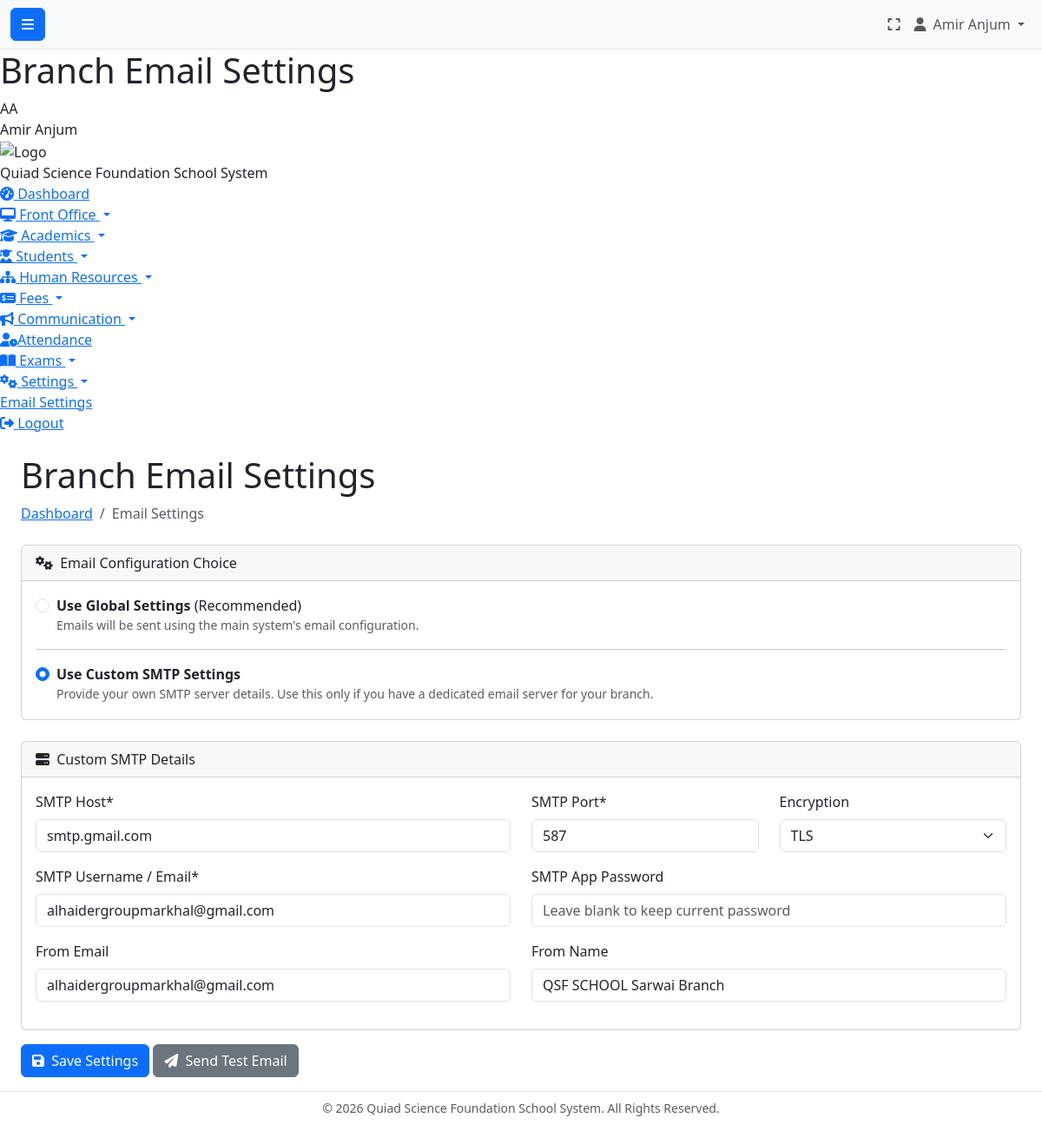
The page /branchadmin/settings/email_settings.php (signed in) on the database its author committed.
### tables this page shows
CREATE TABLE `branch_smtp_settings` (
  `id` int(11) NOT NULL,
  `branch_id` int(11) NOT NULL,
  `use_custom` tinyint(1) NOT NULL DEFAULT 0 COMMENT '0 = Use Global, 1 = Use Custom',
  `smtp_host` varchar(255) DEFAULT NULL,
  `smtp_user` varchar(255) DEFAULT NULL,
  `smtp_pass` varchar(512) DEFAULT NULL COMMENT 'Encrypted password',
  `smtp_port` int(11) DEFAULT NULL,
  `smtp_secure` varchar(10) DEFAULT NULL,
  `smtp_from_email` varchar(255) DEFAULT NULL,
  `smtp_from_name` varchar(255) DEFAULT NULL
);

### branchadmin/settings/email_settings.php (the view, shortened to what this page needs)
<?php
$page_title = "Branch Email Settings";
require_once '../../config.php';
$branch_id = $_SESSION['branch_id'];
$stmt = $db->prepare("SELECT * FROM branch_smtp_settings WHERE branch_id = ?");
$stmt->execute([$branch_id]);
$current_settings = $stmt->fetch();
require_once '../../header.php';
?>
<?php require_once ROOT_PATH . '/sidebar_branchadmin.php'; ?>
<?php require_once ROOT_PATH . '/navbar.php'; ?>
<div class="container-fluid px-4">
    <h1 class="mt-4"><?php echo $page_title; ?></h1>
    <ol class="breadcrumb mb-4">
        <li class="breadcrumb-item"><a href="../dashboard.php">Dashboard</a></li>
        <li class="breadcrumb-item active">Email Settings</li>
    </ol>
    <form action="email_settings.php" method="POST">
        <div class="card mb-4">
            <div class="card-header"><i class="fas fa-cogs me-1"></i> Email Configuration Choice</div>
            <div class="card-body">
                <div class="form-check">
                    <input class="form-check-input" type="radio" name="use_custom" id="use_global" value="0" <?php echo ($current_settings['use_custom'] == 0) ? 'checked' : ''; ?>>
                    <label class="form-check-label" for="use_global">
                        <strong>Use Global Settings</strong> (Recommended)
                        <p class="text-muted small mb-0">Emails will be sent using the main system's email configuration.</p>
                    </label>
                </div>
                <hr>
                <div class="form-check">
                    <input class="form-check-input" type="radio" name="use_custom" id="use_custom" value="1" <?php echo ($current_settings['use_custom'] == 1) ? 'checked' : ''; ?>>
                    <label class="form-check-label" for="use_custom">
                        <strong>Use Custom SMTP Settings</strong>
                        <p class="text-muted small mb-0">Provide your own SMTP server details. Use this only if you have a dedicated email server for your branch.</p>
                    </label>
                </div>
            </div>
        </div>
        <div class="card" id="custom-smtp-container" style="display: <?php echo ($current_settings['use_custom'] == 1) ? 'block' : 'none'; ?>;">
            <div class="card-header"><i class="fas fa-server me-1"></i> Custom SMTP Details</div>
            <div class="card-body">
                <div class="row">
                    <div class="col-md-6 mb-3"><label for="smtp_host" class="form-label">SMTP Host*</label><input type="text" class="form-control" id="smtp_host" name="smtp_host" value="<?php echo htmlspecialchars($current_settings['smtp_host'] ?? ''); ?>"></div>
                    <div class="col-md-3 mb-3"><label for="smtp_port" class="form-label">SMTP Port*</label><input type="number" class="form-control" id="smtp_port" name="smtp_port" value="<?php echo htmlspecialchars($current_settings['smtp_port'] ?? '587'); ?>"></div>
                    <div class="col-md-3 mb-3"><label for="smtp_secure" class="form-label">Encryption</label><select id="smtp_secure" name="smtp_secure" class="form-select"><option value="tls" <?php echo (($current_settings['smtp_secure'] ?? '') == 'tls') ? 'selected' : ''; ?>>TLS</option></select></div>
                </div>
                <div class="row">
                    <div class="col-md-6 mb-3"><label for="smtp_user" class="form-label">SMTP Username / Email*</label><input type="text" class="form-control" id="smtp_user" name="smtp_user" value="<?php echo htmlspecialchars($current_settings['smtp_user'] ?? ''); ?>"></div>
                    <div class="col-md-6 mb-3"><label for="smtp_pass" class="form-label">SMTP App Password</label><input type="password" class="form-control" id="smtp_pass" name="smtp_pass" placeholder="Leave blank to keep current password"></div>
                </div>
                <div class="row">
                    <div class="col-md-6 mb-3"><label for="smtp_from_email" class="form-label">From Email</label><input type="email" class="form-control" id="smtp_from_email" name="smtp_from_email" value="<?php echo htmlspecialchars($current_settings['smtp_from_email'] ?? ''); ?>"></div>
                    <div class="col-md-6 mb-3"><label for="smtp_from_name" class="form-label">From Name</label><input type="text" class="form-control" id="smtp_from_name" name="smtp_from_name" value="<?php echo htmlspecialchars($current_settings['smtp_from_name'] ?? ''); ?>"></div>
                </div>
            </div>
        </div>
        <div class="mt-3">
            <button type="submit" name="action" value="save_settings" class="btn btn-primary"><i class="fas fa-save me-1"></i> Save Settings</button>
            <button type="submit" name="action" value="test_email" class="btn btn-secondary" formnovalidate><i class="fas fa-paper-plane me-1"></i> Send Test Email</button>
        </div>
    </form>
</div>
<?php require_once '../../footer.php'; ?>

### rows shown on the page
branch_smtp_settings: use_custom "☐ Use Global Settings (Recommend", use_custom "☑ Use Custom SMTP Settings Prov", smtp_host "smtp.gmail.com", smtp_port "587", smtp_secure "TLS", smtp_user "alhaidergroupmarkhal@gmail.com", smtp_from_email "alhaidergroupmarkhal@gmail.com", smtp_from_name "QSF SCHOOL Sarwai Branch"

### other values the page prints
$_SESSION['full_name'] "Amir Anjum"
$page_title "Branch Email Settings"
get_user_initials($_SESSION['full_name']) "AA"
SITE_NAME "Quiad Science Foundation School System"
